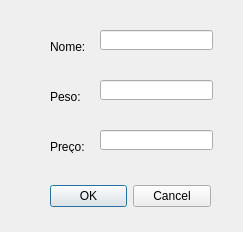
<?xml version="1.0" encoding="UTF-8"?>
<ui version="4.0">
 <class>Dialog</class>
 <widget class="QDialog" name="Dialog">
  <property name="geometry">
   <rect>
    <x>0</x>
    <y>0</y>
    <width>243</width>
    <height>232</height>
   </rect>
  </property>
  <property name="windowTitle">
   <string>Dialog</string>
  </property>
  <widget class="QDialogButtonBox" name="buttonBox">
   <property name="geometry">
    <rect>
     <x>50</x>
     <y>180</y>
     <width>161</width>
     <height>32</height>
    </rect>
   </property>
   <property name="orientation">
    <enum>Qt::Horizontal</enum>
   </property>
   <property name="standardButtons">
    <set>QDialogButtonBox::Cancel|QDialogButtonBox::Ok</set>
   </property>
  </widget>
  <widget class="QLabel" name="label">
   <property name="geometry">
    <rect>
     <x>50</x>
     <y>40</y>
     <width>47</width>
     <height>13</height>
    </rect>
   </property>
   <property name="text">
    <string>Nome:</string>
   </property>
  </widget>
  <widget class="QLabel" name="label_2">
   <property name="geometry">
    <rect>
     <x>50</x>
     <y>90</y>
     <width>47</width>
     <height>13</height>
    </rect>
   </property>
   <property name="text">
    <string>Peso:</string>
   </property>
  </widget>
  <widget class="QLabel" name="label_3">
   <property name="geometry">
    <rect>
     <x>50</x>
     <y>140</y>
     <width>47</width>
     <height>13</height>
    </rect>
   </property>
   <property name="text">
    <string>Preço:</string>
   </property>
  </widget>
  <widget class="QLineEdit" name="edtNome">
   <property name="geometry">
    <rect>
     <x>100</x>
     <y>30</y>
     <width>113</width>
     <height>20</height>
    </rect>
   </property>
  </widget>
  <widget class="QLineEdit" name="edtPeso">
   <property name="geometry">
    <rect>
     <x>100</x>
     <y>80</y>
     <width>113</width>
     <height>20</height>
    </rect>
   </property>
  </widget>
  <widget class="QLineEdit" name="edtPreco">
   <property name="geometry">
    <rect>
     <x>100</x>
     <y>130</y>
     <width>113</width>
     <height>20</height>
    </rect>
   </property>
  </widget>
 </widget>
 <resources/>
 <connections>
  <connection>
   <sender>buttonBox</sender>
   <signal>accepted()</signal>
   <receiver>Dialog</receiver>
   <slot>accept()</slot>
   <hints>
    <hint type="sourcelabel">
     <x>248</x>
     <y>254</y>
    </hint>
    <hint type="destinationlabel">
     <x>157</x>
     <y>274</y>
    </hint>
   </hints>
  </connection>
  <connection>
   <sender>buttonBox</sender>
   <signal>rejected()</signal>
   <receiver>Dialog</receiver>
   <slot>reject()</slot>
   <hints>
    <hint type="sourcelabel">
     <x>316</x>
     <y>260</y>
    </hint>
    <hint type="destinationlabel">
     <x>286</x>
     <y>274</y>
    </hint>
   </hints>
  </connection>
 </connections>
</ui>
